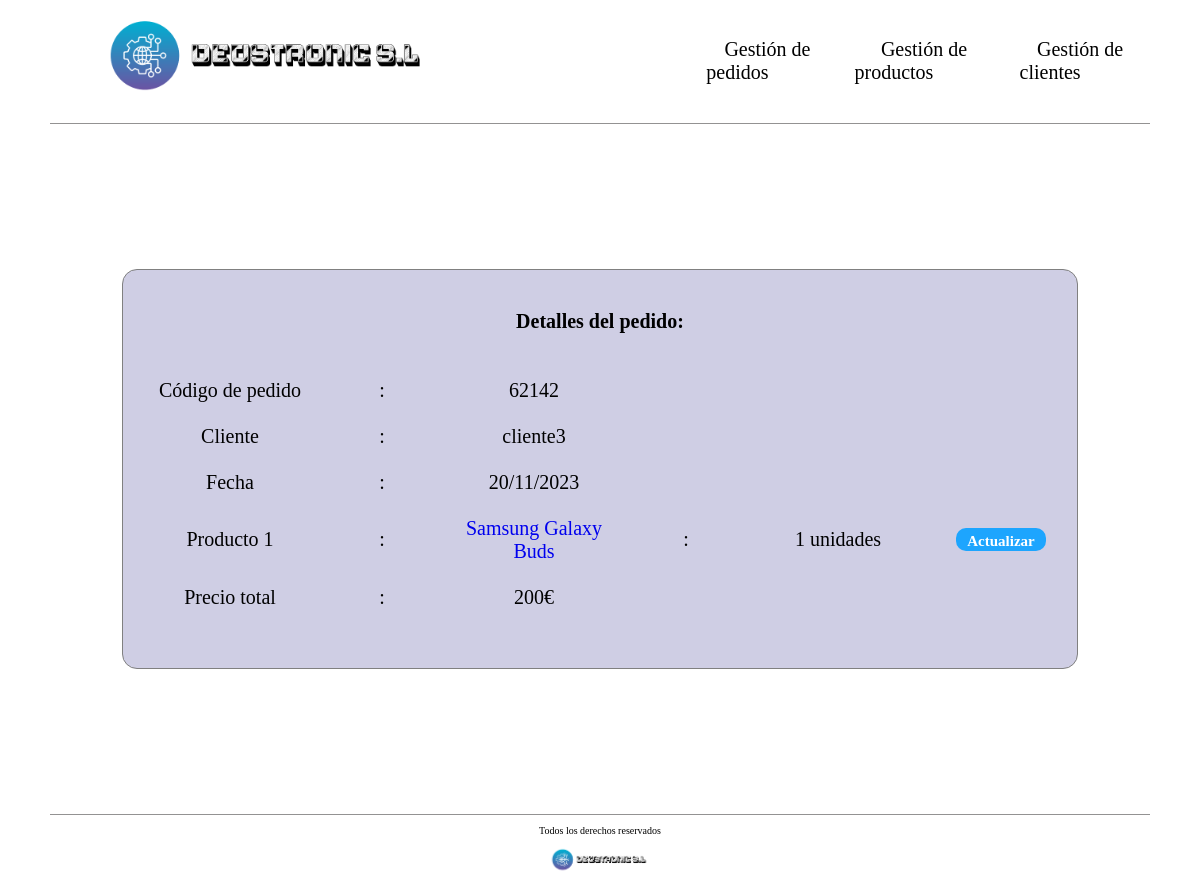
The page /deustronic/pedido/62142 on the database as committed earlier.
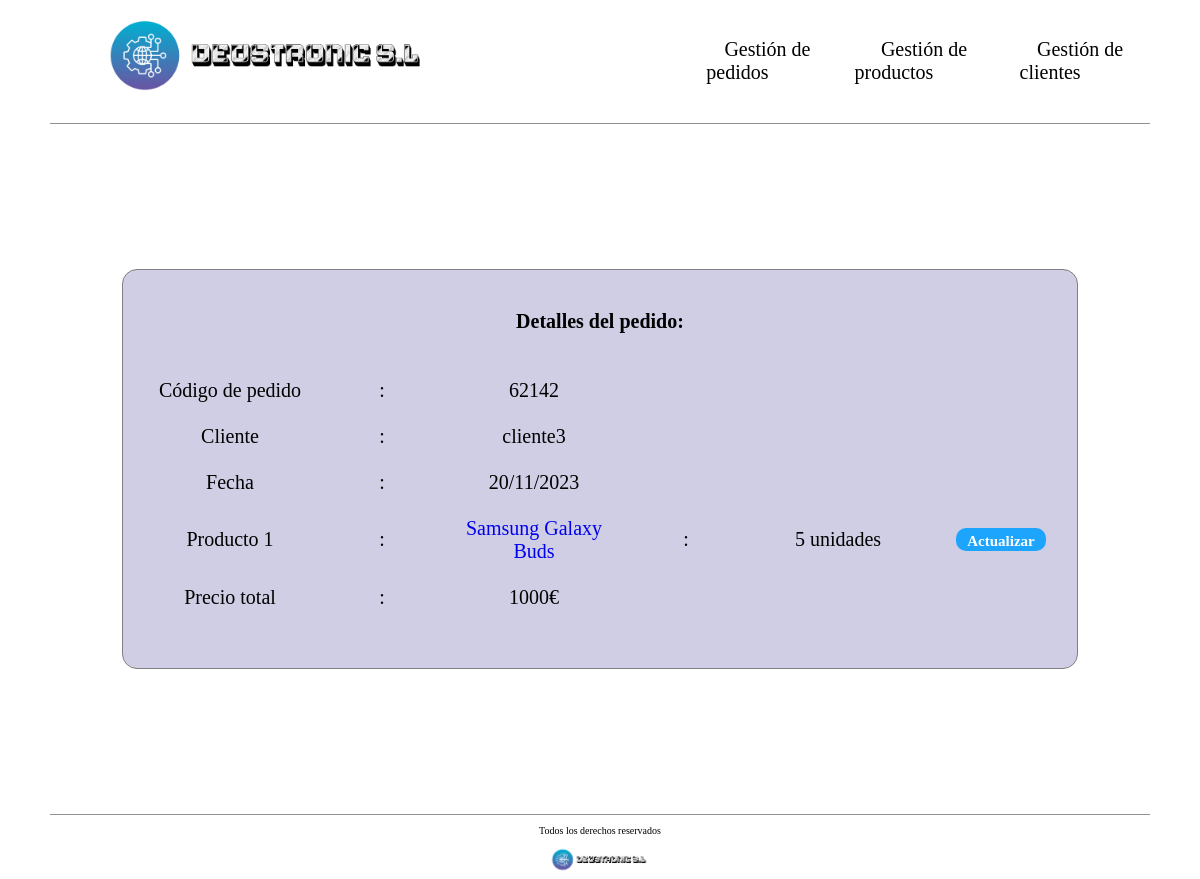
The same page on the database as committed later.
### empresaDjango/models.py (models this page shows, shortened)
class ProductoPedido(models.Model):
    producto = models.ForeignKey(Producto, on_delete=models.CASCADE)
    pedido = models.ForeignKey(Pedido, on_delete=models.CASCADE)
    cantidad = models.IntegerField()

class Pedido(models.Model):
    cliente = models.ForeignKey(Cliente, on_delete=models.CASCADE)
    cod_pedido = models.CharField(max_length=10)
    fecha = models.DateField()
    precio_total = models.IntegerField(default=0)
    def calcular_precio_total(self):
        precio_total = 0
        for producto_pedido in self.productopedido_set.all():
            precio_total += producto_pedido.producto.precio_unidad * producto_pedido.cantidad
        return precio_total

class Cliente(models.Model):
    cif = models.CharField(max_length=10) #primary key true
    nombre_empresa = models.CharField(max_length=10)
    direccion = models.CharField(max_length=50)
    contacto = models.CharField(max_length=10)

class Producto(models.Model):
    categoria = models.ForeignKey(Categoria, on_delete=models.CASCADE)
    cod_producto = models.CharField(max_length=10)
    nombre_producto = models.CharField(max_length=50)
    descripcion = models.CharField(max_length=50)
    precio_unidad = models.IntegerField()
    modelo = models.CharField(max_length=50)

### empresaDjango/views.py (the view)
# urls.py: path('pedido/<str:cod_pedido>', views.detail_pedido, name='detail_ped'),
def detail_pedido(request, cod_pedido):
    pedido = get_object_or_404(Pedido, cod_pedido=cod_pedido)
    precio_total = pedido.calcular_precio_total()
    pedido.precio_total = precio_total
    pedido.save()
    detalles_pedido = ProductoPedido.objects.filter(pedido=pedido)
    context = {
        'pedido': pedido,
        'detalles_pedido': detalles_pedido,
    }
    return render(request, 'detail_pedido.html', context)

### empresaDjango/templates/detail_pedido.html
{% extends 'base.html' %}
{% load static %}
{% block contenido %}
    <div class="contenedor-principal-detail">
        <div class="contenedor-central">
            <h1>Detalles del pedido:</h1>
            <table class="detalle-pedidos">
                <tr>
                    <td>Código de pedido</td>
                    <td>:</td>
                    <td>{{ pedido.cod_pedido }}</td>
                </tr>
                <tr>
                    <td>Cliente</td>
                    <td>:</td>
                    <td>{{ pedido.cliente.nombre_empresa }}</td>
                </tr>
                <tr>
                    <td>Fecha</td>
                    <td>:</td>
                    <td>{{ pedido.fecha|date:"d/m/Y" }}</td>
                </tr>
                {% for detalle in detalles_pedido %}
                    <tr>
                        <td>Producto {{ forloop.counter }}</td>
                        <td>:</td>
                        <td>
                            <a href="{% url 'detail_pro' detalle.producto.cod_producto %}"> {{ detalle.producto.nombre_producto }} </a>
                        </td>
                        <td>:</td>
                        <td>{{ detalle.cantidad }} unidades</td>
                        <td>
                            <div class="boton_actualizar"><a
                                    href="{% url 'actualizar_productoEnPedido' pedido.cod_pedido %}"> Actualizar </a>
                            </div>
                        </td>
                    </tr>
                {% endfor %}
                <tr>
                    <td>Precio total</td>
                    <td>:</td>
                    <td>{{ pedido.precio_total }}€</td>
                </tr>
            </table>
        </div>
    </div>
{% endblock %}

Rows that differ between the two databases and show on the page:
changed Pedido "cliente3": precio_total "200" → "1000"
changed ProductoPedido "Samsung Galaxy Buds": cantidad "1" → "5"
